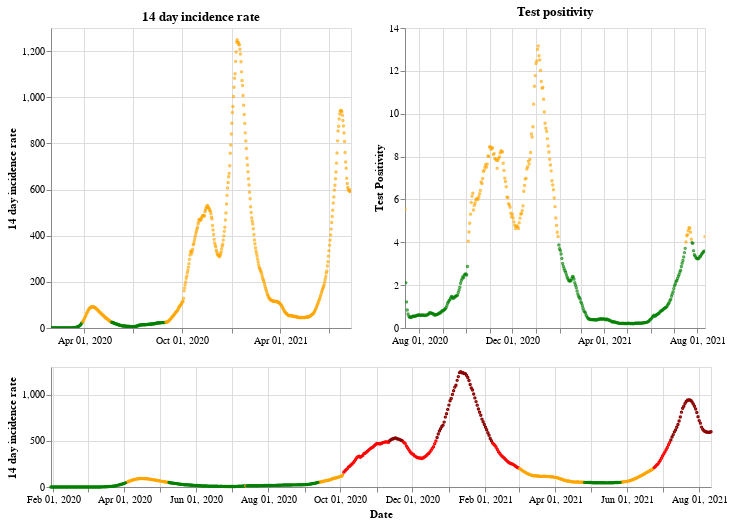

The notebook cell saved with this chart:
### Markdown cell above
## England

### Code cell
plot_traffic_light('England')

### Figure 1 — Vega-Lite specification as saved in the notebook (floating-point values rounded to 4 significant figures; data arrays with more than 128 entries replaced by an {"elided": "..."} marker saying what was removed)
{"config": {"view": {"continuousWidth": 400, "continuousHeight": 300}}, "vconcat": [{"hconcat": [{"mark": {"type": "point", "size": 2}, "encoding": {"color": {"condition": {"value": "green", "test": "(datum.twoWeeklyCasesRate <= 25)"}, "value": "orange"}, "tooltip": [{"type": "nominal", "field": "areaName"}, {"type": "temporal", "field": "date"}, {"type": "quantitative", "field": "twoWeeklyCasesRate"}, {"type": "quantitative", "field": "testPositivity"}], "x": {"type": "temporal", "axis": {"title": ""}, "field": "date", "scale": {"domain": {"selection": "DateBrush"}}, "timeUnit": "yearmonthdate"}, "y": {"type": "quantitative", "axis": {"title": "14 day incidence rate"}, "field": "twoWeeklyCasesRate"}}, "title": "14 day incidence rate", "width": 300}, {"mark": {"type": "point", "size": 2}, "encoding": {"color": {"condition": {"value": "green", "test": "(datum.testPositivity <= 4)"}, "value": "orange"}, "tooltip": [{"type": "nominal", "field": "areaName"}, {"type": "temporal", "field": "date"}, {"type": "quantitative", "field": "twoWeeklyCasesRate"}, {"type": "quantitative", "field": "testPositivity"}], "x": {"type": "temporal", "axis": {"title": ""}, "field": "date", "scale": {"domain": {"selection": "DateBrush"}}, "timeUnit": "yearmonthdate"}, "y": {"type": "quantitative", "axis": {"title": "Test Positivity"}, "field": "testPositivity"}}, "title": "Test positivity", "width": 300}]}, {"layer": [{"mark": {"type": "point", "size": 2}, "encoding": {"color": {"condition": {"value": "orange", "test": "(((datum.testPositivity < 4) && (datum.twoWeeklyCasesRate >= 50)) && (datum.twoWeeklyCasesRate < 200))"}, "value": "red"}, "opacity": {"condition": {"value": 1, "test": "((datum.twoWeeklyCasesRate >= 50) && (datum.twoWeeklyCasesRate < 500))"}, "value": 0}, "tooltip": [{"type": "nominal", "field": "areaName"}, {"type": "temporal", "field": "date"}, {"type": "quantitative", "field": "twoWeeklyCasesRate"}, {"type": "quantitative", "field": "testPositivity"}], "x": {"type": "temporal", "axis": {"title": "Date"}, "field": "date", "timeUnit": "yearmonthdate"}, "y": {"type": "quantitative", "axis": {"title": "14 day incidence rate"}, "field": "twoWeeklyCasesRate"}}, "selection": {"DateBrush": {"type": "interval", "encodings": ["x"], "fields": ["Time"]}}}, {"mark": {"type": "point", "size": 2}, "encoding": {"color": {"value": "darkred"}, "opacity": {"condition": {"value": 1, "test": "(datum.twoWeeklyCasesRate >= 500)"}, "value": 0}, "tooltip": [{"type": "nominal", "field": "areaName"}, {"type": "temporal", "field": "date"}, {"type": "quantitative", "field": "twoWeeklyCasesRate"}, {"type": "quantitative", "field": "testPositivity"}], "x": {"type": "temporal", "axis": {"title": "Date"}, "field": "date", "timeUnit": "yearmonthdate"}, "y": {"type": "quantitative", "axis": {"title": "14 day incidence rate"}, "field": "twoWeeklyCasesRate"}}}, {"mark": {"type": "point", "size": 2}, "encoding": {"color": {"condition": {"value": "green", "test": "((datum.testPositivity < 4) && (datum.twoWeeklyCasesRate < 50))"}, "value": "orange"}, "opacity": {"condition": {"value": 1, "test": "(datum.twoWeeklyCasesRate < 50)"}, "value": 0}, "tooltip": [{"type": "nominal", "field": "areaName"}, {"type": "temporal", "field": "date"}, {"type": "quantitative", "field": "twoWeeklyCasesRate"}, {"type": "quantitative", "field": "testPositivity"}], "x": {"type": "temporal", "axis": {"title": "Date"}, "field": "date", "timeUnit": "yearmonthdate"}, "y": {"type": "quantitative", "axis": {"title": "14 day incidence rate"}, "field": "twoWeeklyCasesRate"}}}], "height": 120, "width": 660}], "data": {"name": "data-3df9d0ba2b24f8933d3855ac836617b7"}, "$schema": "https://vega.github.io/schema/vega-lite/v4.8.1.json", "datasets": {"data-3df9d0ba2b24f8933d3855ac836617b7": {"elided": "560 records"}}}
